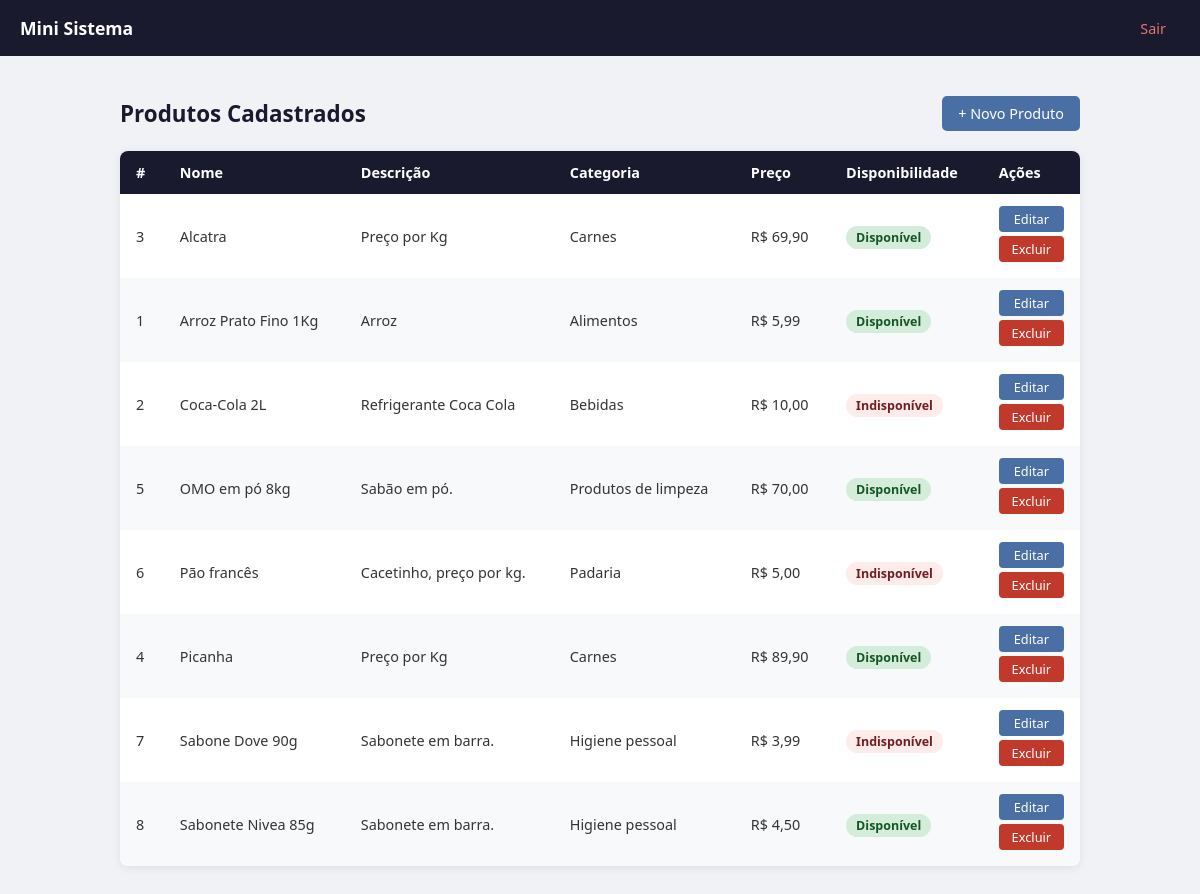
Page /produtos/listar.php (signed in) on the committed database.
### tables this page shows
CREATE TABLE `produtos` (
  `id` int NOT NULL,
  `nome` varchar(100) NOT NULL,
  `descricao` varchar(255) DEFAULT NULL,
  `preco` decimal(10,2) NOT NULL,
  `disponibilidade` tinyint(1) NOT NULL DEFAULT '1',
  `id_categoria` int NOT NULL
);

CREATE TABLE `categorias` (
  `id` int NOT NULL,
  `categoria` varchar(45) NOT NULL
);

### www/produtos/listar.php (the view, shortened to what this page needs)
<?php
	require_once("../conecta.php");
	$sql = "SELECT p.*, c.categoria FROM produtos p
			INNER JOIN categorias c ON p.id_categoria = c.id
			ORDER BY p.nome ASC";
	$resultado = mysqli_query($conn, $sql);
?>
<!DOCTYPE html>
<html lang="pt-br">
<head>
</head>
<body>
	<?php require_once("../menu.php") ?>
	<div class="conteudo">
		<div class="topo">
			<h4>Produtos Cadastrados</h4>
			<a class="btn" href="cadastrar.php">+ Novo Produto</a>
		</div>
		<?php if (mysqli_num_rows($resultado) > 0): ?>
		<table>
			<thead>
				<tr>
					<th>#</th>
					<th>Nome</th>
					<th>Descrição</th>
					<th>Categoria</th>
					<th>Preço</th>
					<th>Disponibilidade</th>
					<th>Ações</th>
				</tr>
			</thead>
			<tbody>
				<?php while ($row = mysqli_fetch_array($resultado)):
					$id = $row["id"];
					$disp = $row["disponibilidade"];
				?>
				<tr>
					<td><?= $row["id"] ?></td>
					<td><?= htmlspecialchars($row["nome"]) ?></td>
					<td><?= htmlspecialchars($row["descricao"]) ?></td>
					<td><?= htmlspecialchars($row["categoria"]) ?></td>
					<td>R$ <?= number_format($row["preco"], 2, ',', '.') ?></td>
					<td>
						<span class="badge <?= $disp ? 'disponivel' : 'indisponivel' ?>">
							<?= $disp ? 'Disponível' : 'Indisponível' ?>
						</span>
					</td>
					<td>
						<a class="btn-small btn-editar" href="editar.php?id=<?= $id ?>">Editar</a>
						<a class="btn-small btn-excluir" href="excluir.php?id=<?= $id ?>"
							onclick="return confirm('Deseja excluir este produto?')">Excluir</a>
					</td>
				</tr>
				<?php endwhile; ?>
			</tbody>
		</table>
		<?php else: ?>
			<p class="vazio">Nenhum produto cadastrado ainda.</p>
		<?php endif; ?>
	</div>
</body>
</html>

### www/menu.php (shortened to what this page needs)
<nav>
	<a class="marca" href="../index.php">Mini Sistema</a>
	<ul>
		<li><a class="sair" href="../logout.php">Sair</a></li>
	</ul>
</nav>

### www/produtos/listar.php (style rules this page uses)
* { box-sizing: border-box; margin: 0; padding: 0; }
body { font-family: 'Segoe UI', sans-serif; background-color: #f0f2f5; color: #333; }
.conteudo { max-width: 1000px; margin: 40px auto; padding: 0 20px; }
.topo { display: flex; justify-content: space-between; align-items: center; margin-bottom: 20px; }
.topo h4 { font-size: 1.4rem; color: #1a1a2e; }
.btn { background-color: #4a6fa5; color: #fff; text-decoration: none; padding: 8px 16px; border-radius: 5px; font-size: 0.9rem; transition: background 0.2s; }
.btn-small { display: block; padding: 4px 10px; font-size: 0.8rem; border-radius: 4px; text-decoration: none; color: #fff; margin-bottom: 4px; text-align: center; }
.btn-editar { background-color: #4a6fa5; }
.btn-excluir { background-color: #c0392b; }
table { width: 100%; border-collapse: collapse; background: #fff; border-radius: 8px; overflow: hidden; box-shadow: 0 2px 10px rgba(0,0,0,0.08); }
thead { background-color: #1a1a2e; color: #fff; }
th, td { padding: 12px 16px; text-align: left; font-size: 0.9rem; }
tbody tr:nth-child(even) { background-color: #f8f9fa; }
.badge { padding: 3px 10px; border-radius: 12px; font-size: 0.78rem; font-weight: 600; }
.badge.disponivel { background-color: #d4edda; color: #155724; }
.badge.indisponivel { background-color: #fdecea; color: #721c24; }

### www/menu.php (style rules this page uses)
nav { background-color: #1a1a2e; padding: 0 20px; display: flex; align-items: center; justify-content: space-between; height: 56px; }
nav .marca { color: #fff; font-size: 1.1rem; font-weight: 600; text-decoration: none; }
nav ul { list-style: none; display: flex; gap: 8px; margin: 0; padding: 0; }
nav ul a { color: #ccc; text-decoration: none; padding: 6px 14px; border-radius: 4px; font-size: 0.9rem; transition: background 0.2s, color 0.2s; }
nav .sair { color: #e57373; }

### rows in the picture
produtos: id "3", nome "Alcatra", descricao "Preço por Kg", id_categoria.categoria "Carnes", preco "69,90", disponibilidade "Disponível"
produtos: id "1", nome "Arroz Prato Fino 1Kg", descricao "Arroz", id_categoria.categoria "Alimentos", preco "5,99", disponibilidade "Disponível"
produtos: id "2", nome "Coca-Cola 2L", descricao "Refrigerante Coca Cola", id_categoria.categoria "Bebidas", preco "10,00", disponibilidade "Indisponível"
produtos: id "5", nome "OMO em pó 8kg", descricao "Sabão em pó.", id_categoria.categoria "Produtos de limpeza", preco "70,00", disponibilidade "Disponível"
produtos: id "6", nome "Pão francês", descricao "Cacetinho, preço por kg.", id_categoria.categoria "Padaria", preco "5,00", disponibilidade "Indisponível"
produtos: id "4", nome "Picanha", descricao "Preço por Kg", id_categoria.categoria "Carnes", preco "89,90", disponibilidade "Disponível"
produtos: id "7", nome "Sabone Dove 90g", descricao "Sabonete em barra.", id_categoria.categoria "Higiene pessoal", preco "3,99", disponibilidade "Indisponível"
produtos: id "8", nome "Sabonete Nivea 85g", descricao "Sabonete em barra.", id_categoria.categoria "Higiene pessoal", preco "4,50", disponibilidade "Disponível"
